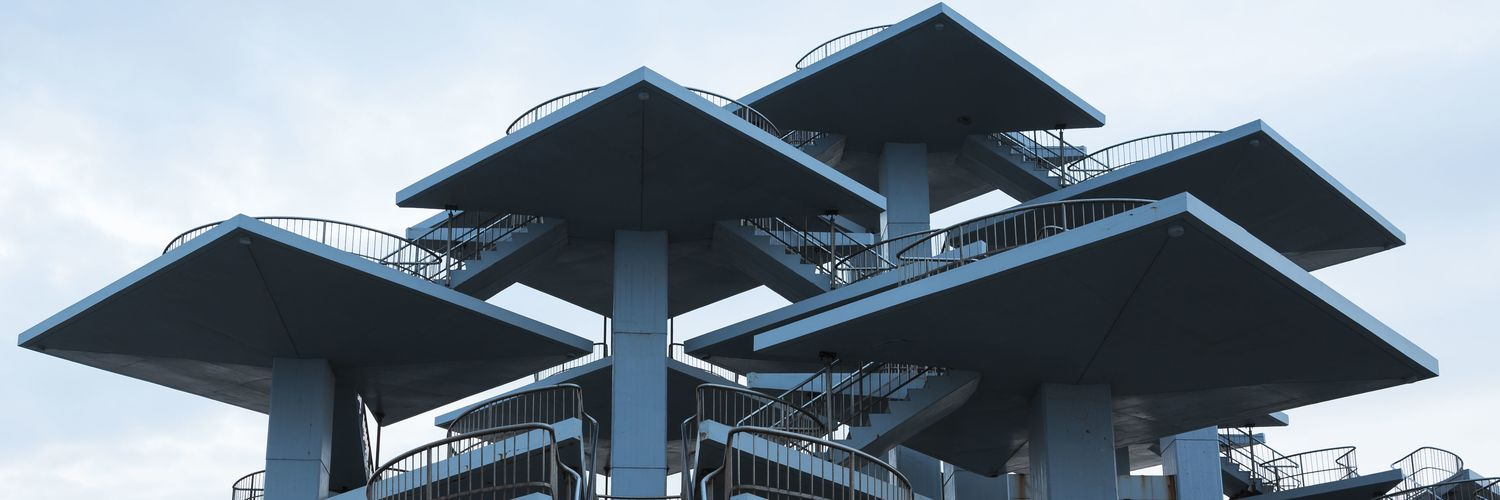
#> input picture report4/images/building.jpg, 1500 x 500 px
$ python exec3.py
#> lines starting #> are read from the running program, lines starting #| are printed output that depends on the picture; after the words box and inside, x2 and y2 are one past the last pixel; in counts of white or black regions, pixels touching at a corner belong together
import cv2
from matplotlib import pyplot as plt

path = './../images/building.jpg'                    # 画像のパス
i = cv2.imread(path, 0)                              # 画像読み込み
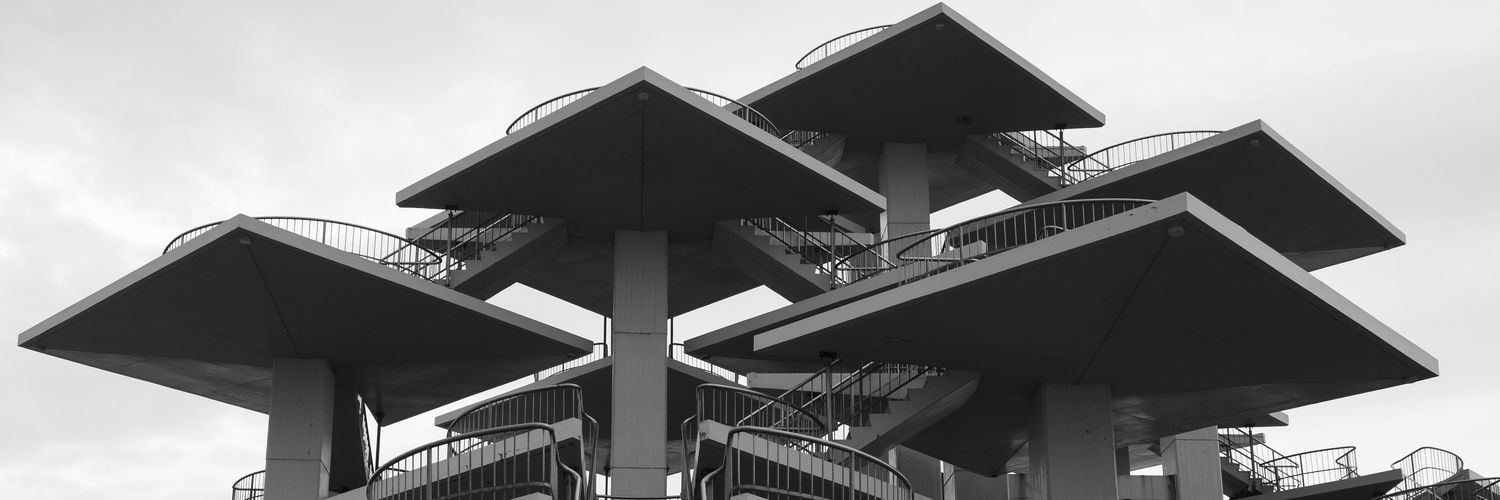
#> i: shape (500, 1500); min 0, max 255, mean 133.9

i_max = 255                                          # 最大輝度値

# 適応的閾値処理による二値化
i_binary = cv2.adaptiveThreshold(i, i_max, cv2.ADAPTIVE_THRESH_GAUSSIAN_C, \
                                 cv2.THRESH_BINARY, 39, 2)
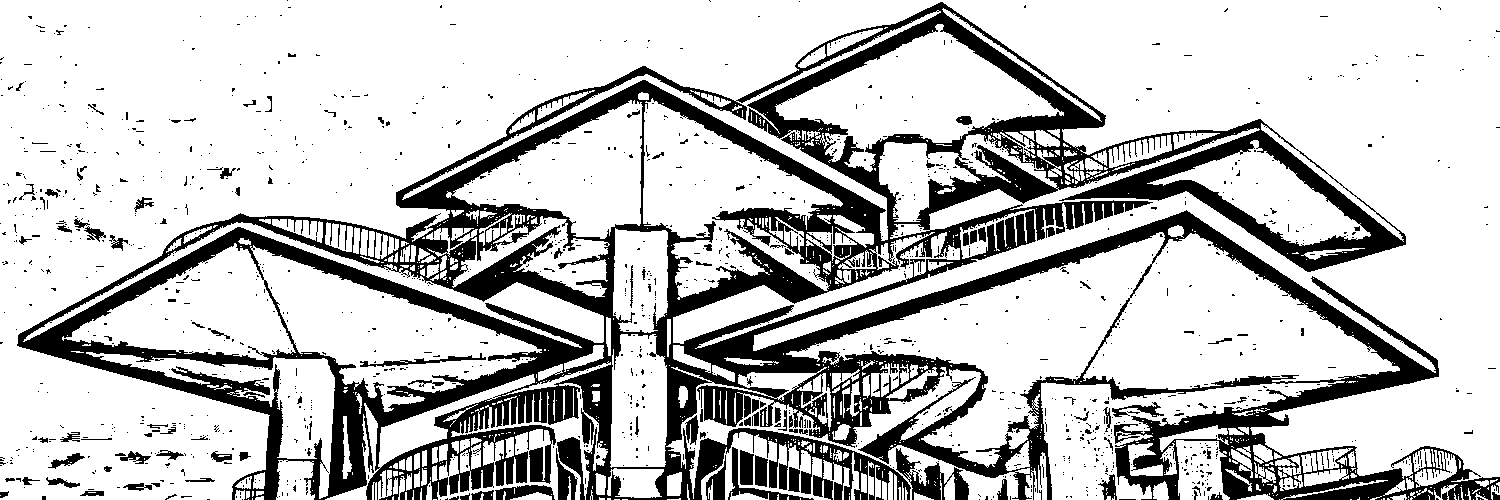
#> i_binary: shape (500, 1500); 76.4% white; 1301 black regions (1175 under 20 px), largest, box (x1, y1, x2, y2) and area: (17, 2, 1500, 500) 160175, (896, 448, 969, 500) 1447, (557, 437, 585, 500) 736

#ここからグラフ設定
fig = plt.figure()
ax1 = fig.add_subplot(111)

# 画像をプロット
ax1.imshow(i_binary, cmap = 'gray')

# 軸を消す設定
ax1.tick_params(labelbottom = False, bottom = False)
ax1.tick_params(labelleft = False, left = False)

#画像を保存
cv2.imwrite('./../output_images/binary_image3.jpg', i_binary)

fig.tight_layout()
plt.show()
plt.close()
